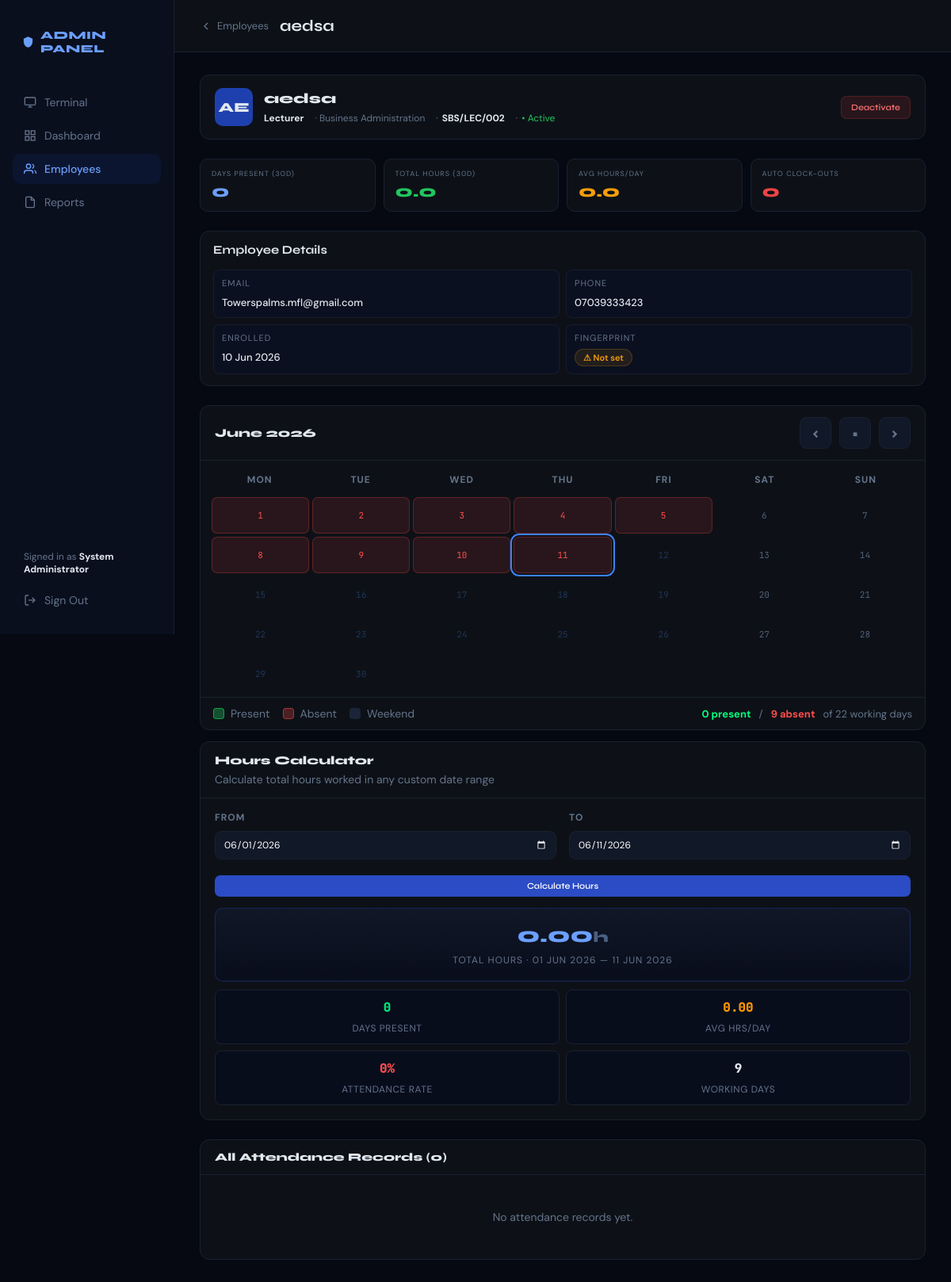
Screenshot of /clocking_system/admin/employee-profile.php?id=SBS/LEC/002 (signed in) with the database file from the repository.
### tables this page shows
CREATE TABLE `employee` (
  `id` int(11) NOT NULL,
  `staff_id` varchar(20) NOT NULL,
  `full_name` varchar(100) NOT NULL,
  `department` varchar(50) NOT NULL,
  `designation` varchar(50) NOT NULL,
  `email` varchar(100) NOT NULL,
  `phone` varchar(20) DEFAULT NULL,
  `enroll_date` date NOT NULL,
  `is_active` tinyint(1) DEFAULT 1,
  `created_at` timestamp NOT NULL DEFAULT current_timestamp()
);

### clocking_system/admin/employee-profile.php (the view, shortened to what the rows shown need)
<?php
function profile_h($value): string {
    return htmlspecialchars((string)$value, ENT_QUOTES, 'UTF-8');
}
function profile_query_value(string $key, string $default = ''): string {
    return isset($_GET[$key]) && is_scalar($_GET[$key]) ? trim((string)$_GET[$key]) : $default;
}
function profile_month_start(string $month): DateTimeImmutable {
    if (preg_match('/^\d{4}-\d{2}$/', $month)) {
        $date = DateTimeImmutable::createFromFormat('!Y-m-d', $month . '-01');
        if ($date && $date->format('Y-m') === $month) {
            return $date;
        }
    }
    return new DateTimeImmutable(date('Y-m-01'));
}
function profile_format_date($value): string {
    $time = strtotime((string)$value);
    return $time ? date('d M Y', $time) : '&mdash;';
}
$db       = db();
$staff_id = profile_query_value('id');
$stmt = $db->prepare('
    SELECT e.*,
           (
               SELECT COUNT(*)
               FROM webauthn_credentials w
               WHERE w.staff_id = e.staff_id
           ) AS has_fp
    FROM employee e
    WHERE e.staff_id = ?
    LIMIT 1
');
$stmt->execute([$staff_id]);
$emp = $stmt->fetch();
$today      = new DateTimeImmutable('today');
$monthStart = profile_month_start(profile_query_value('month', $today->format('Y-m')));
$initials = strtoupper(substr((string)$emp['full_name'], 0, 2));
?>
<!DOCTYPE html>
<html lang="en">
<head>
</head>
<body>
<div class="main">
    <div class="topbar">
        <div class="topbar-left">
            <a href="<?= SITE_URL ?>/admin/employees.php" class="back-link">
                <svg width="16" height="16" viewBox="0 0 24 24" fill="none" stroke="currentColor" stroke-width="2"><polyline points="15 18 9 12 15 6"/></svg>
                Employees
            </a>
            <h1><?= profile_h($emp['full_name']) ?></h1>
        </div>
    </div>
    <div class="content">
        <div class="profile-header">
            <div class="profile-av <?= !$emp['is_active'] ? 'inactive' : '' ?>">
                <?= profile_h($initials) ?>
            </div>
            <div>
                <div class="profile-name"><?= profile_h($emp['full_name']) ?></div>
                <div class="profile-meta">
                    <span class="meta-item"><strong><?= profile_h($emp['designation'] ?? '') ?></strong></span>
                    <span class="meta-item">&middot; <?= profile_h($emp['department'] ?? '') ?></span>
                    <span class="meta-item">&middot; <strong><?= profile_h($emp['staff_id']) ?></strong></span>
                    <span class="meta-item">&middot; <?= $emp['is_active'] ? '<span style="color:var(--green)">&bull; Active</span>' : '<span style="color:var(--muted)">&bull; Inactive</span>' ?></span>
                </div>
            </div>
            <div class="profile-actions">
                <?php if ($emp['is_active']): ?>
                    <a href="employees.php?deactivate=<?= urlencode($staff_id) ?>&redirect=profile" class="btn btn-danger" onclick="return confirm('Deactivate this employee?')">Deactivate</a>
                <?php else: ?>
                    <a href="employees.php?activate=<?= urlencode($staff_id) ?>&redirect=profile" class="btn btn-outline">Activate</a>
                <?php endif; ?>
            </div>
        </div>
        <div class="info-panel">
            <div class="info-grid">
                <div class="info-row">
                    <span class="info-key">Email</span>
                    <span class="info-val"><?= !empty($emp['email']) ? profile_h($emp['email']) : '&mdash;' ?></span>
                </div>
                <div class="info-row">
                    <span class="info-key">Phone</span>
                    <span class="info-val"><?= !empty($emp['phone']) ? profile_h($emp['phone']) : '&mdash;' ?></span>
                </div>
                <div class="info-row">
                    <span class="info-key">Enrolled</span>
                    <span class="info-val"><?= profile_format_date($emp['enroll_date'] ?? null) ?></span>
                </div>
            </div>
        </div>
        <div class="calendar-hours-grid">
            <section class="calendar-card">
                <div class="calendar-top">
                    <h2><?= profile_h($monthStart->format('F Y')) ?></h2>
                </div>
            </section>
            <section class="hours-card">
                <div class="hours-head">
                    <h2>Hours Calculator</h2>
                </div>
            </section>
        </div>
    </div>
</div>
</body>
</html>

### rows the page displays
employee: full_name "aedsa", full_name "AE", designation "Lecturer", department "Business Administration", staff "SBS/LEC/002", email "Towerspalms.mfl@gmail.com", phone "07039333423", enroll_date "10 Jun 2026"

### other values shown
profile_h($_SESSION['admin_name'] ?? 'Admin') "System Administrator"
$stats['total_days'] "0"
$stats['total_hours'] "0.0"
$stats['avg_hours'] "0.0"
$stats['auto_outs'] "0"
profile_h($monthStart->format('F Y')) "June 2026"
profile_h($calendarDay['date']->format('j')) "1"
profile_h($calendarDay['date']->format('j')) "2"
profile_h($calendarDay['date']->format('j')) "3"
profile_h($calendarDay['date']->format('j')) "4"
profile_h($calendarDay['date']->format('j')) "5"
profile_h($calendarDay['date']->format('j')) "6"
profile_h($calendarDay['date']->format('j')) "7"
profile_h($calendarDay['date']->format('j')) "8"
profile_h($calendarDay['date']->format('j')) "9"
